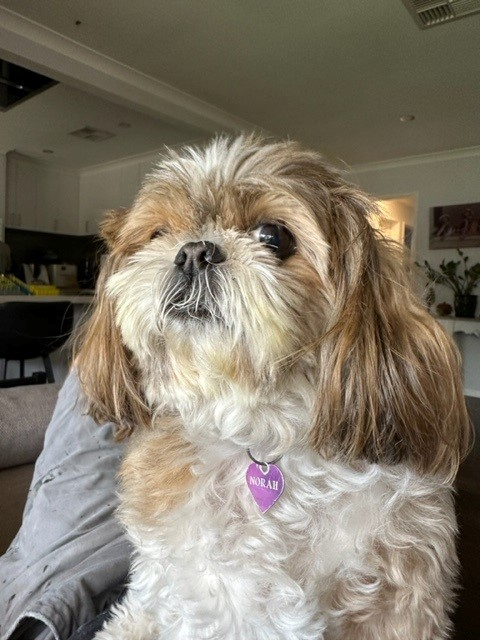
#> input picture working_code/NORAH.jpg, 480 x 640 px
$ python make_art_python2.py NORAH.jpg   (Python 2 division)
#> lines starting #> are read from the running program, lines starting #| are printed output that depends on the picture
#> in handle_image_conversion, image is the input picture: PIL image 480x640 RGB; mean R, G, B 130.3, 122.1, 107.2
# this project requires Pillow installation: https://pillow.readthedocs.io/en/stable/installation.html

#code credit goes to: https://www.hackerearth.com/practice/notes/beautiful-python-a-simple-ascii-art-generator-from-images/
#Extra Task: Make this code work with Python3... you will notice you will have a few errors to fix! If you get stuck, see the answer @ make_art.py
from PIL import Image
ASCII_CHARS = [ '#', '?', '%', '.', 'S', '+', '.', '*', ':', ',', '@']

def scale_image(image, new_width=100):
    """Resizes an image preserving the aspect ratio.
    """
#> called with new_width = 100
    (original_width, original_height) = image.size
#> original_width = 480; original_height = 640
    aspect_ratio = original_height/float(original_width)
#> aspect_ratio = 1.33
    new_height = int(aspect_ratio * new_width)
#> new_height = 133

    new_image = image.resize((new_width, new_height))
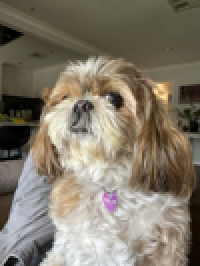
#> new_image: PIL image 100x133 RGB (shown 2 times larger); mean R, G, B 130.3, 122.1, 107.2
    return new_image

def convert_to_grayscale(image):
    return image.convert('L')
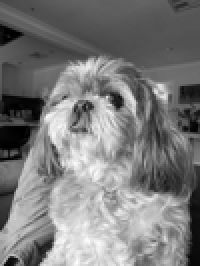
#> returned value: PIL image 100x133 L (shown 2 times larger); min 0, max 253, mean 122.8

def map_pixels_to_ascii_chars(image, range_width=25):
    """Maps each pixel to an ascii char based on the range
    in which it lies.

    0-255 is divided into 11 ranges of 25 pixels each.
    """
#> called with range_width = 25

    pixels_in_image = list(image.getdata())
#> pixels_in_image = 13300 values, max 253 at index 13038, min 0 at index 1402, mean 122.8
    pixels_to_chars = [ASCII_CHARS[pixel_value/range_width] for pixel_value in
            pixels_in_image]
#> pixels_to_chars = 13300 items, first 6: '%', '%', '%', '%', '%', '%'

    return "".join(pixels_to_chars)

def convert_image_to_ascii(image, new_width=100):
    image = scale_image(image)
    image = convert_to_grayscale(image)

    pixels_to_chars = map_pixels_to_ascii_chars(image)
    len_pixels_to_chars = len(pixels_to_chars)
#> len_pixels_to_chars = 13300

    image_ascii = [pixels_to_chars[index: index + new_width] for index in
            xrange(0, len_pixels_to_chars, new_width)]
#> image_ascii = 133 items

    return "\n".join(image_ascii)

def handle_image_conversion(image_filepath):
    image = None
    try:
        image = Image.open(image_filepath)
    except Exception, e:
        print "Unable to open image file {image_filepath}.".format(image_filepath=image_filepath)
        print e
        return

    image_ascii = convert_image_to_ascii(image)
    print image_ascii
#> (printed output is left out)

if __name__=='__main__':
    import sys

    image_file_path = sys.argv[1]
    handle_image_conversion(image_file_path)

$ run again, on working_code/raaghav.png
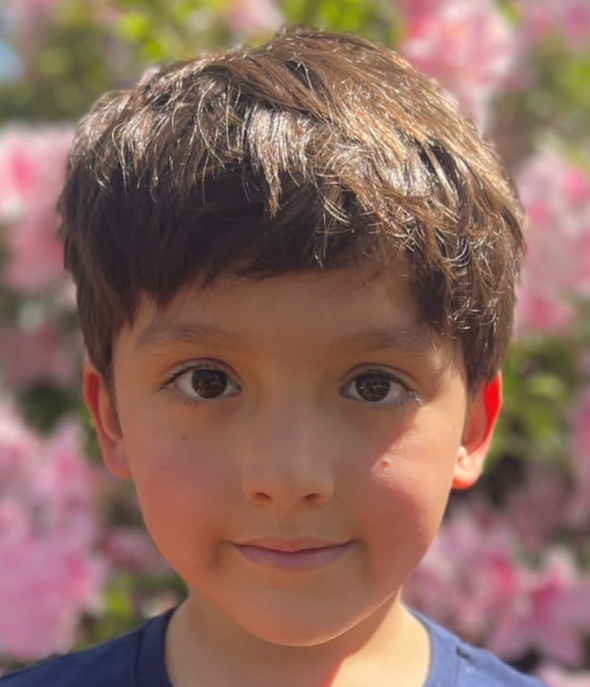
#> input picture working_code/raaghav.png, 1179 x 1373 px (shown at 1/2 size)
#> in handle_image_conversion, image is the input picture: PIL image 1179x1373 RGBA; mean R, G, B, A 140.3, 106.2, 95.4, 255
#> in scale_image, `new_image = image.resize((new_width, new_height))`:
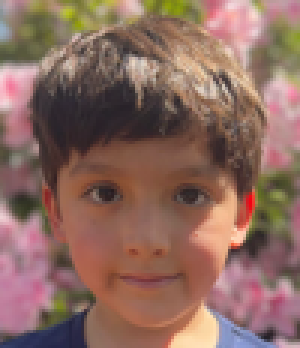
#> new_image: PIL image 100x116 RGBA (shown 3 times larger); mean R, G, B, A 140.3, 106.2, 95.4, 255
#> in convert_to_grayscale, `return image.convert('L')`:
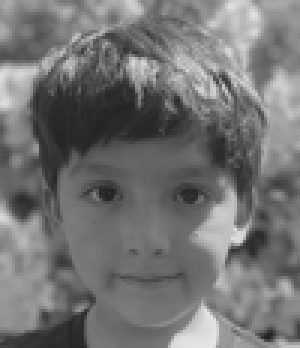
#> returned value: PIL image 100x116 L (shown 3 times larger); min 31, max 233, mean 115.2
#> pixels_in_image = 11600 values, max 233 at index 11570, min 31 at index 6337, mean 115.2
#> pixels_to_chars = 11600 items, first 6: '.', '.', '.', '.', '.', '+'
#> len_pixels_to_chars = 11600
#> image_ascii = 116 items
#> (printed output is left out)
